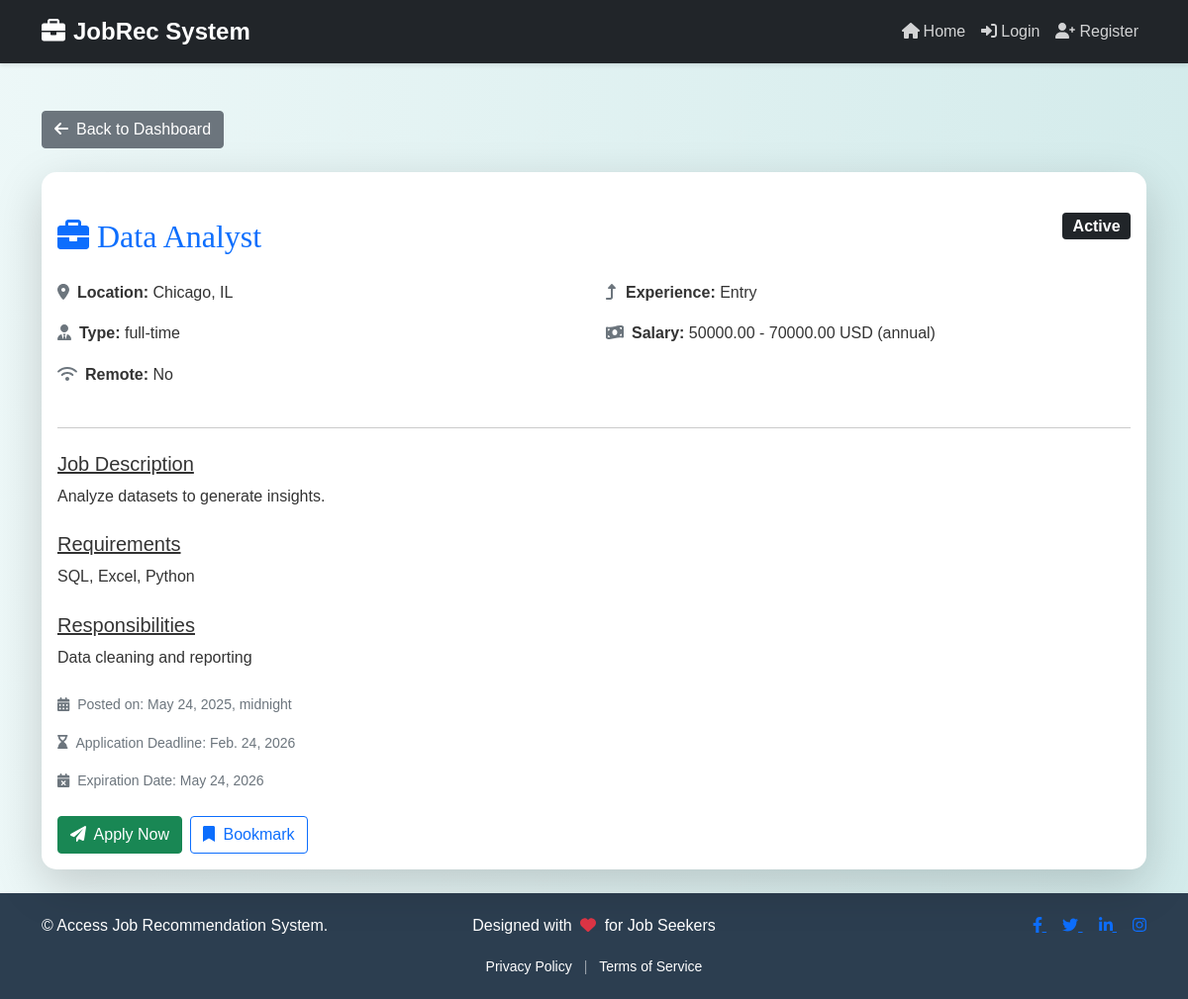
The app's page /job/3/ with its own data.
### myapp/models.py (models this page shows, shortened)
class Job(models.Model):
    JOB_TYPE_CHOICES = [
        ('full-time', 'Full-time'),
        ('part-time', 'Part-time'),
        ('contract', 'Contract'),
        ('internship', 'Internship'),
        ('temporary', 'Temporary'),
    ]
    SALARY_TYPE_CHOICES = [
        ('annual', 'Annual'),
        ('hourly', 'Hourly'),
        ('monthly', 'Monthly'),
    ]
    EXPERIENCE_LEVEL_CHOICES = [
        ('entry', 'Entry'),
        ('mid', 'Mid'),
        ('senior', 'Senior'),
    ]
    STATUS_CHOICES = [
        ('active', 'Active'),
        ('inactive', 'Inactive'),
        ('filled', 'Filled'),
    ]
    title = models.CharField(max_length=200)
    description = models.TextField()
    requirements = models.TextField(blank=True, null=True)
    responsibilities = models.TextField(blank=True, null=True)
    job_type = models.CharField(max_length=20, choices=JOB_TYPE_CHOICES)
    location = models.CharField(max_length=100)
    is_remote = models.BooleanField(default=False)
    salary_min = models.DecimalField(max_digits=10, decimal_places=2, blank=True, null=True)
    salary_max = models.DecimalField(max_digits=10, decimal_places=2, blank=True, null=True)
    salary_currency = models.CharField(max_length=10, default='USD')  # adjust default if needed
    salary_type = models.CharField(max_length=20, choices=SALARY_TYPE_CHOICES)
    experience_level = models.CharField(max_length=20, choices=EXPERIENCE_LEVEL_CHOICES)
    posted_date = models.DateTimeField(default=timezone.now)
    expiration_date = models.DateField(blank=True, null=True)
    application_deadline = models.DateField(blank=True, null=True)
    status = models.CharField(max_length=10, choices=STATUS_CHOICES, default='active')
    skills = models.ManyToManyField('Skill', blank=True)

### myapp/views.py (the view)
# urls.py: path('job/<int:job_id>/', views.job_detail, name='job_detail'),
def job_detail(request, job_id):
    job = get_object_or_404(Job, id=job_id)
    return render(request, 'job_detail.html', {
        'job': job,
        'today': date.today()
    })

### templates/job_detail.html (shortened to what this page needs)
{% extends 'base.html' %}
{% block content %}
<div class="container mt-5">
    <a href="{% url 'dashboard' %}" class="btn btn-secondary mb-4">
        <i class="fas fa-arrow-left me-2"></i>Back to Dashboard
    </a>
    <div class="card shadow-lg border-0">
        <div class="card-body">
            <div class="d-flex justify-content-between align-items-center mb-3">
                <div>
                    <h2 class="card-title text-primary"><i class="fas fa-briefcase me-2"></i>{{ job.title }}</h2>
                </div>
                <span class="badge bg-dark fs-6">{{ job.status|title }}</span>
            </div>
            <div class="row mb-3">
                <div class="col-md-6">
                    <p><i class="fas fa-map-marker-alt me-2 text-muted"></i><strong>Location:</strong> {{ job.location }}</p>
                    <p><i class="fas fa-user-tie me-2 text-muted"></i><strong>Type:</strong> {{ job.job_type }}</p>
                    <p><i class="fas fa-wifi me-2 text-muted"></i><strong>Remote:</strong> {{ job.is_remote|yesno:"Yes,No" }}</p>
                </div>
                <div class="col-md-6">
                    <p><i class="fas fa-level-up-alt me-2 text-muted"></i><strong>Experience:</strong> {{ job.experience_level|title }}</p>
                    <p><i class="fas fa-money-bill-wave me-2 text-muted"></i><strong>Salary:</strong> {{ job.salary_min }} - {{ job.salary_max }} {{ job.salary_currency }} ({{ job.salary_type }})</p>
                </div>
            </div>
            <hr class="my-4">
            <div class="mb-4">
                <h5 class="text-decoration-underline">Job Description</h5>
                <p>{{ job.description }}</p>
            </div>
            <div class="mb-4">
                <h5 class="text-decoration-underline">Requirements</h5>
                <p>{{ job.requirements }}</p>
            </div>
            <div class="mb-4">
                <h5 class="text-decoration-underline">Responsibilities</h5>
                <p>{{ job.responsibilities }}</p>
            </div>
            <div class="text-muted small">
                <p><i class="fas fa-calendar-alt me-2"></i>Posted on: {{ job.posted_date }}</p>
                <p><i class="fas fa-hourglass-end me-2"></i>Application Deadline: {{ job.application_deadline }}</p>
                <p><i class="fas fa-calendar-times me-2"></i>Expiration Date: {{ job.expiration_date }}</p>
            </div>
            {% if job.status == 'active' and job.expiration_date > today %}
            <div class="mt-4 d-flex flex-column flex-sm-row gap-2">
                <form method="post" action="{% url 'apply_job' job.id %}">
                    <button type="submit" class="btn btn-success">
                        <i class="fas fa-paper-plane me-1"></i> Apply Now
                    </button>
                </form>
                <form method="post" action="{% url 'bookmark_job' job.id %}">
                    <button type="submit" class="btn btn-outline-primary">
                        <i class="fas fa-bookmark me-1"></i> Bookmark
                    </button>
                </form>
            </div>
            {% else %}
            <div class="alert alert-warning mt-4">
                <i class="fas fa-exclamation-circle me-2"></i>This job is no longer accepting applications.
            </div>
            {% endif %}
        </div>
    </div>
</div>
{% endblock %}

### templates/base.html (style rules this page uses)
:root { --primary-color: #3498db; --secondary-color: #2ecc71; --background-color: #f8f9fa; --text-color: #333333; --navbar-color: #2c3e50; }
body { background: linear-gradient(90deg, rgba(233, 246, 246, 0.831), rgba(207, 233, 233, 0.9)); font-family: 'Arial', sans-serif; color: var(--text-color); line-height: 1.6; }
h1, h2, h3, h4 { text-align: center; margin-top: 30px; margin-bottom: 30px; font-family: 'Georgia', serif; }
.card { border: none; border-radius: 15px; box-shadow: 0 4px 6px rgba(0,0,0,.1); transition: transform 0.3s ease; }

### records on screen
Job: title "Data Analyst", status "Active", location "Chicago, IL", job_type "full-time", is_remote "No", experience_level "Entry", salary_min "50000.00", salary_max "70000.00", salary_currency "USD", salary_type "annual", description "Analyze datasets to generate insights.", requirements "SQL, Excel, Python", responsibilities "Data cleaning and reporting", posted_date "May 24, 2025, midnight", application_deadline "Feb. 24, 2026", expiration_date "May 24, 2026"
